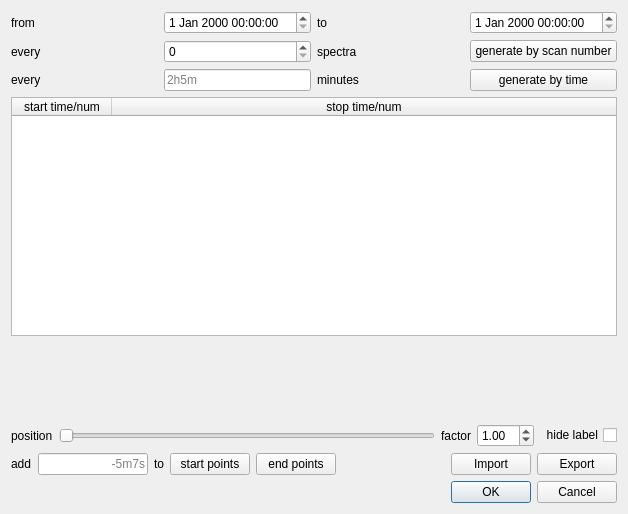
<?xml version="1.0" encoding="UTF-8"?>
<ui version="4.0">
 <class>Dialog</class>
 <widget class="QDialog" name="Dialog">
  <property name="geometry">
   <rect>
    <x>0</x>
    <y>0</y>
    <width>628</width>
    <height>514</height>
   </rect>
  </property>
  <property name="windowTitle">
   <string>Orbitool - custom periods</string>
  </property>
  <layout class="QVBoxLayout" name="verticalLayout">
   <item>
    <layout class="QGridLayout" name="gridLayout">
     <item row="1" column="0">
      <widget class="QLabel" name="label_5">
       <property name="text">
        <string>every</string>
       </property>
      </widget>
     </item>
     <item row="0" column="0">
      <widget class="QLabel" name="label">
       <property name="text">
        <string>from</string>
       </property>
      </widget>
     </item>
     <item row="0" column="1">
      <widget class="QDateTimeEdit" name="startDateTimeEdit"/>
     </item>
     <item row="0" column="2">
      <widget class="QLabel" name="label_2">
       <property name="text">
        <string>to</string>
       </property>
      </widget>
     </item>
     <item row="1" column="2">
      <widget class="QLabel" name="label_6">
       <property name="text">
        <string>spectra</string>
       </property>
      </widget>
     </item>
     <item row="0" column="3">
      <widget class="QDateTimeEdit" name="endDateTimeEdit"/>
     </item>
     <item row="1" column="1">
      <widget class="QSpinBox" name="numIntervalSpinBox">
       <property name="maximum">
        <number>9999</number>
       </property>
      </widget>
     </item>
     <item row="1" column="3">
      <widget class="QPushButton" name="generateNumPeriodPushButton">
       <property name="enabled">
        <bool>true</bool>
       </property>
       <property name="toolTip">
        <string>coming soon</string>
       </property>
       <property name="text">
        <string>generate by scan number</string>
       </property>
      </widget>
     </item>
     <item row="2" column="0">
      <widget class="QLabel" name="label_7">
       <property name="text">
        <string>every</string>
       </property>
      </widget>
     </item>
     <item row="2" column="1">
      <widget class="QLineEdit" name="timeIntervalLineEdit">
       <property name="sizePolicy">
        <sizepolicy hsizetype="Preferred" vsizetype="Fixed">
         <horstretch>0</horstretch>
         <verstretch>0</verstretch>
        </sizepolicy>
       </property>
       <property name="placeholderText">
        <string>2h5m</string>
       </property>
      </widget>
     </item>
     <item row="2" column="2">
      <widget class="QLabel" name="label_8">
       <property name="text">
        <string>minutes</string>
       </property>
      </widget>
     </item>
     <item row="2" column="3">
      <widget class="QPushButton" name="generateTimePeriodPushButton">
       <property name="text">
        <string>generate by time</string>
       </property>
      </widget>
     </item>
    </layout>
   </item>
   <item>
    <widget class="QTableWidget" name="tableWidget">
     <property name="editTriggers">
      <set>QAbstractItemView::NoEditTriggers</set>
     </property>
     <attribute name="horizontalHeaderStretchLastSection">
      <bool>true</bool>
     </attribute>
     <column>
      <property name="text">
       <string>start time/num</string>
      </property>
     </column>
     <column>
      <property name="text">
       <string>stop time/num</string>
      </property>
     </column>
    </widget>
   </item>
   <item>
    <widget class="QWidget" name="plotWidget" native="true">
     <property name="minimumSize">
      <size>
       <width>0</width>
       <height>60</height>
      </size>
     </property>
     <property name="maximumSize">
      <size>
       <width>16777215</width>
       <height>60</height>
      </size>
     </property>
    </widget>
   </item>
   <item>
    <layout class="QHBoxLayout" name="horizontalLayout">
     <property name="topMargin">
      <number>16</number>
     </property>
     <item>
      <widget class="QLabel" name="label_10">
       <property name="text">
        <string>position</string>
       </property>
      </widget>
     </item>
     <item>
      <widget class="QSlider" name="plotPositionHorizontalSlider">
       <property name="maximum">
        <number>1</number>
       </property>
       <property name="orientation">
        <enum>Qt::Horizontal</enum>
       </property>
      </widget>
     </item>
     <item>
      <widget class="QLabel" name="label_9">
       <property name="text">
        <string>factor</string>
       </property>
      </widget>
     </item>
     <item>
      <widget class="QDoubleSpinBox" name="plotFactorDoubleSpinBox">
       <property name="minimum">
        <double>0.010000000000000</double>
       </property>
       <property name="stepType">
        <enum>QAbstractSpinBox::AdaptiveDecimalStepType</enum>
       </property>
       <property name="value">
        <double>1.000000000000000</double>
       </property>
      </widget>
     </item>
     <item>
      <widget class="QCheckBox" name="plotHideLabelCheckBox">
       <property name="layoutDirection">
        <enum>Qt::RightToLeft</enum>
       </property>
       <property name="text">
        <string>hide label</string>
       </property>
      </widget>
     </item>
    </layout>
   </item>
   <item>
    <layout class="QHBoxLayout" name="horizontalLayout_2">
     <item>
      <widget class="QLabel" name="label_4">
       <property name="text">
        <string>add</string>
       </property>
      </widget>
     </item>
     <item>
      <widget class="QLineEdit" name="modifyLineEdit">
       <property name="toolTip">
        <string>1000s ( 1000 seconds )
10m5s ( 10 minutes and 5 seconds )
1h ( 1 hour )</string>
       </property>
       <property name="alignment">
        <set>Qt::AlignRight|Qt::AlignTrailing|Qt::AlignVCenter</set>
       </property>
       <property name="placeholderText">
        <string>-5m7s</string>
       </property>
      </widget>
     </item>
     <item>
      <widget class="QLabel" name="label_3">
       <property name="text">
        <string>to</string>
       </property>
      </widget>
     </item>
     <item>
      <widget class="QPushButton" name="modifyStartPointsPushButton">
       <property name="text">
        <string>start points</string>
       </property>
      </widget>
     </item>
     <item>
      <widget class="QPushButton" name="modifyEndPointsPushButton">
       <property name="text">
        <string>end points</string>
       </property>
      </widget>
     </item>
     <item>
      <spacer name="horizontalSpacer">
       <property name="orientation">
        <enum>Qt::Horizontal</enum>
       </property>
       <property name="sizeHint" stdset="0">
        <size>
         <width>40</width>
         <height>20</height>
        </size>
       </property>
      </spacer>
     </item>
     <item>
      <widget class="QPushButton" name="importPushButton">
       <property name="text">
        <string>Import</string>
       </property>
      </widget>
     </item>
     <item>
      <widget class="QPushButton" name="exportPushButton">
       <property name="text">
        <string>Export</string>
       </property>
      </widget>
     </item>
    </layout>
   </item>
   <item>
    <widget class="QDialogButtonBox" name="buttonBox">
     <property name="orientation">
      <enum>Qt::Horizontal</enum>
     </property>
     <property name="standardButtons">
      <set>QDialogButtonBox::Cancel|QDialogButtonBox::Ok</set>
     </property>
    </widget>
   </item>
  </layout>
 </widget>
 <resources/>
 <connections>
  <connection>
   <sender>buttonBox</sender>
   <signal>accepted()</signal>
   <receiver>Dialog</receiver>
   <slot>accept()</slot>
   <hints>
    <hint type="sourcelabel">
     <x>248</x>
     <y>254</y>
    </hint>
    <hint type="destinationlabel">
     <x>157</x>
     <y>274</y>
    </hint>
   </hints>
  </connection>
  <connection>
   <sender>buttonBox</sender>
   <signal>rejected()</signal>
   <receiver>Dialog</receiver>
   <slot>reject()</slot>
   <hints>
    <hint type="sourcelabel">
     <x>316</x>
     <y>260</y>
    </hint>
    <hint type="destinationlabel">
     <x>286</x>
     <y>274</y>
    </hint>
   </hints>
  </connection>
 </connections>
</ui>
